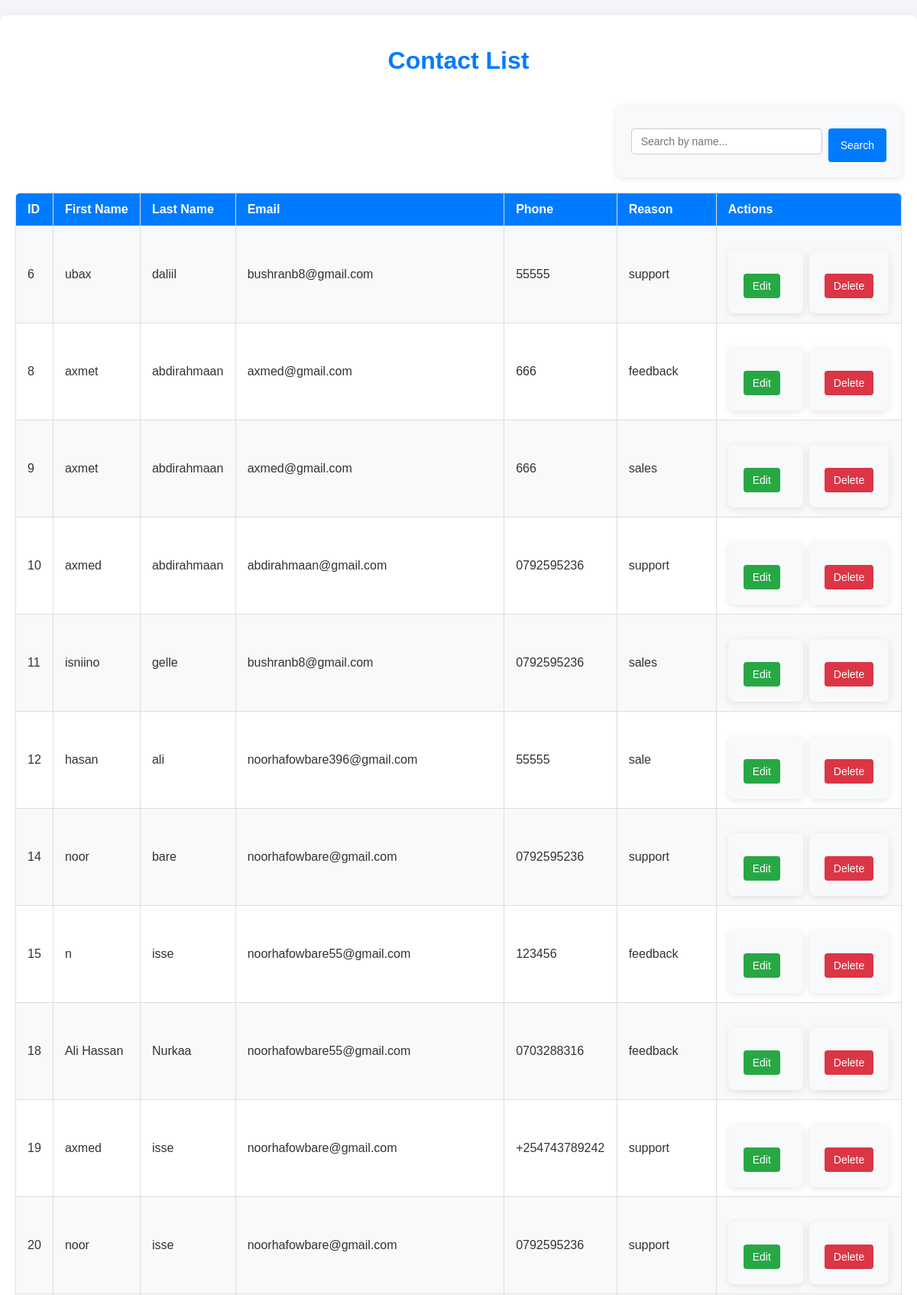
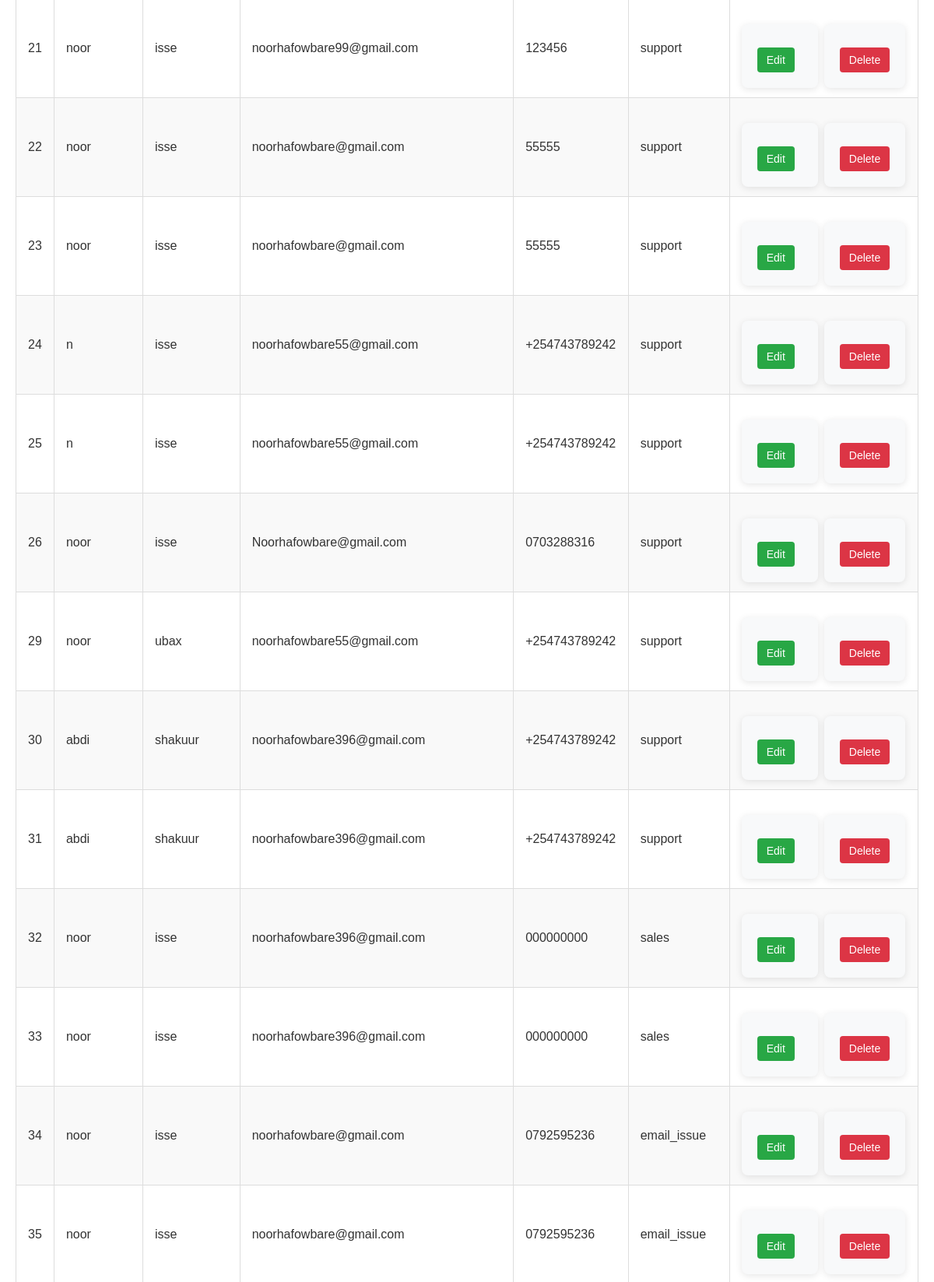
The app's page /admin/contacts (upper part) with its own data (2 pictures, top to bottom).
### tables this page shows
CREATE TABLE contacts (
                    id INTEGER PRIMARY KEY AUTOINCREMENT,
                    first_name TEXT NOT NULL,
                    last_name TEXT NOT NULL,
                    email TEXT NOT NULL,
                    phone TEXT NOT NULL,
                    reason TEXT NOT NULL
                );

### app.py (the view)
@app.route('/admin/contacts')
def view_contacts():
    search = request.args.get('search', '')
    page = request.args.get('page', 1, type=int)
    per_page = 40
    offset = (page - 1) * per_page
    conn = get_db_connection()
    query = 'SELECT * FROM contacts WHERE first_name LIKE ? OR last_name LIKE ? LIMIT ? OFFSET ?'
    search_param = f"%{search}%"
    contacts = conn.execute(query, (search_param, search_param, per_page, offset)).fetchall()
    total_query = 'SELECT COUNT(*) FROM contacts WHERE first_name LIKE ? OR last_name LIKE ?'
    total = conn.execute(total_query, (search_param, search_param)).fetchone()[0]
    conn.close()
    return render_template('contacts.html', contacts=contacts, page=page, per_page=per_page, total=total)

### app.py (called while the page is built)
def get_db_connection():
    conn = sqlite3.connect('database.db')
    conn.row_factory = sqlite3.Row
    return conn

### templates/contacts.html (shortened to what this page needs)
<!DOCTYPE html>
<html lang="en">
  <head>
    <link
      rel="stylesheet"
      href="{{ url_for('static', filename='css/admin.css') }}"
    />
    <link
      rel="stylesheet"
      href="{{ url_for('static', filename='css/contacts.css') }}"
    />
  </head>
  <body>
    <div class="container">
      <h1>Contact List</h1>
      <div class="search-container">
        <form action="{{ url_for('view_contacts') }}" method="GET">
          <input
            type="text"
            name="search"
            placeholder="Search by name..."
            value="{{ request.args.get('search', '') }}"
          />
          <button type="submit">Search</button>
        </form>
      </div>
      <table>
        <tr>
          <th>ID</th>
          <th>First Name</th>
          <th>Last Name</th>
          <th>Email</th>
          <th>Phone</th>
          <th>Reason</th>
          <th>Actions</th>
        </tr>
        {% for contact in contacts %}
        <tr>
          <td>{{ contact.id }}</td>
          <td>{{ contact.first_name }}</td>
          <td>{{ contact.last_name }}</td>
          <td>{{ contact.email }}</td>
          <td>{{ contact.phone }}</td>
          <td>{{ contact.reason }}</td>
          <td>
            <div class="actions">
              <form
                action="{{ url_for('edit_contact', id=contact.id) }}"
                method="GET"
                style="display: inline"
              >
                <button class="edit" type="submit">Edit</button>
              </form>
              <form
                action="{{ url_for('delete_contact', id=contact.id) }}"
                method="POST"
                style="display: inline"
                onsubmit="return confirm('Are you sure you want to delete this contact?');"
              >
                <button class="delete" type="submit">Delete</button>
              </form>
            </div>
          </td>
        </tr>
        {% endfor %}
      </table>
  </body>
</html>

### static/css/admin.css (style rules this page uses)
body { font-family: Arial, sans-serif; background-color: #f8f9fa; margin: 0; padding: 20px; }
.container { max-width: 1200px; margin: 0 auto; padding: 20px; background-color: white; border-radius: 8px; box-shadow: 0 2px 10px rgba(0, 0, 0, 0.1); }
table { width: 100%; border-collapse: collapse; margin-bottom: 20px; background-color: white; border-radius: 8px; overflow: hidden; }
table th, table td { padding: 15px; border: 1px solid #ddd; text-align: left; }
table th { background-color: #007bff; color: white; font-size: 16px; }
table tr:nth-child(even) { background-color: #f2f2f2; }
button.edit { background-color: #28a745; color: white; border: none; padding: 5px 8px; border-radius: 4px; cursor: pointer; margin-right: 10px; }
button.delete { background-color: #dc3545; color: white; border: none; padding: 5px 8px; border-radius: 4px; cursor: pointer; }
.actions { display: flex; justify-content: flex-start; align-items: center; }
form { margin-top: 20px; background-color: #f8f9fa; padding: 20px; border-radius: 8px; box-shadow: 0 2px 10px rgba(0, 0, 0, 0.1); }
form input, form select, form textarea { width: 100%; padding: 10px; margin: 10px 0; border: 1px solid #ddd; border-radius: 4px; box-sizing: border-box; }
form button { background-color: #007bff; color: white; padding: 12px 20px; border: none; border-radius: 4px; cursor: pointer; font-size: 16px; margin-top: 10px; }

### static/css/contacts.css (style rules this page uses)
body { font-family: "Arial", sans-serif; background-color: #f4f4f9; margin: 0; padding: 0; color: #333; }
.container { max-width: 1200px; margin: 20px auto; background: #fff; padding: 20px; border-radius: 8px; box-shadow: 0 4px 10px rgba(0, 0, 0, 0.1); }
h1 { text-align: center; font-size: 2rem; color: #007bff; margin-bottom: 20px; }
.search-container { margin-bottom: 20px; display: flex; justify-content: flex-end; }
.search-container form { display: flex; gap: 8px; }
.search-container input { padding: 8px 12px; font-size: 14px; border: 1px solid #ccc; border-radius: 4px; width: 250px; }
.search-container button { padding: 8px 16px; font-size: 14px; border: none; border-radius: 4px; background-color: #007bff; color: white; cursor: pointer; transition: background-color 0.3s ease; }
table { width: 100%; border-collapse: collapse; margin-bottom: 20px; }
table th, table td { text-align: left; padding: 12px 15px; border: 1px solid #ddd; }
table th { background-color: #007bff; color: white; font-weight: bold; }
table tr:nth-child(even) { background-color: #f9f9f9; }
.actions { display: flex; gap: 8px; }
.actions .edit, .actions .delete { padding: 8px 12px; font-size: 14px; border: none; border-radius: 4px; cursor: pointer; transition: transform 0.2s ease, background-color 0.3s ease; }
.actions .edit { background-color: #28a745; color: white; }
.actions .delete { background-color: #dc3545; color: white; }

### records on screen
contacts: id "6", first_name "ubax", last_name "daliil", email "bushranb8@gmail.com", phone "55555", reason "support"
contacts: id "8", first_name "axmet", last_name "abdirahmaan", email "axmed@gmail.com", phone "666", reason "feedback"
contacts: id "9", first_name "axmet", last_name "abdirahmaan", email "axmed@gmail.com", phone "666", reason "sales"
contacts: id "10", first_name "axmed", last_name "abdirahmaan", email "abdirahmaan@gmail.com", phone "0792595236", reason "support"
contacts: id "11", first_name "isniino", last_name "gelle", email "bushranb8@gmail.com", phone "0792595236", reason "sales"
contacts: id "12", first_name "hasan", last_name "ali", email "noorhafowbare396@gmail.com", phone "55555", reason "sale"
contacts: id "14", first_name "noor", last_name "bare", email "noorhafowbare@gmail.com", phone "0792595236", reason "support"
contacts: id "15", first_name "n", last_name "isse", email "noorhafowbare55@gmail.com", phone "123456", reason "feedback"
contacts: id "18", first_name "Ali Hassan", last_name "Nurkaa", email "noorhafowbare55@gmail.com", phone "0703288316", reason "feedback"
contacts: id "19", first_name "axmed", last_name "isse", email "noorhafowbare@gmail.com", phone "+254743789242", reason "support"
contacts: id "20", first_name "noor", last_name "isse", email "noorhafowbare@gmail.com", phone "0792595236", reason "support"
contacts: id "21", first_name "noor", last_name "isse", email "noorhafowbare99@gmail.com", phone "123456", reason "support"
contacts: id "22", first_name "noor", last_name "isse", email "noorhafowbare@gmail.com", phone "55555", reason "support"
contacts: id "23", first_name "noor", last_name "isse", email "noorhafowbare@gmail.com", phone "55555", reason "support"
contacts: id "24", first_name "n", last_name "isse", email "noorhafowbare55@gmail.com", phone "+254743789242", reason "support"
contacts: id "25", first_name "n", last_name "isse", email "noorhafowbare55@gmail.com", phone "+254743789242", reason "support"
contacts: id "26", first_name "noor", last_name "isse", email "Noorhafowbare@gmail.com", phone "0703288316", reason "support"
contacts: id "29", first_name "noor", last_name "ubax", email "noorhafowbare55@gmail.com", phone "+254743789242", reason "support"
contacts: id "30", first_name "abdi", last_name "shakuur", email "noorhafowbare396@gmail.com", phone "+254743789242", reason "support"
contacts: id "31", first_name "abdi", last_name "shakuur", email "noorhafowbare396@gmail.com", phone "+254743789242", reason "support"
contacts: id "32", first_name "noor", last_name "isse", email "noorhafowbare396@gmail.com", phone "000000000", reason "sales"
contacts: id "33", first_name "noor", last_name "isse", email "noorhafowbare396@gmail.com", phone "000000000", reason "sales"
contacts: id "34", first_name "noor", last_name "isse", email "noorhafowbare@gmail.com", phone "0792595236", reason "email_issue"
contacts: id "35", first_name "noor", last_name "isse", email "noorhafowbare@gmail.com", phone "0792595236", reason "email_issue"
